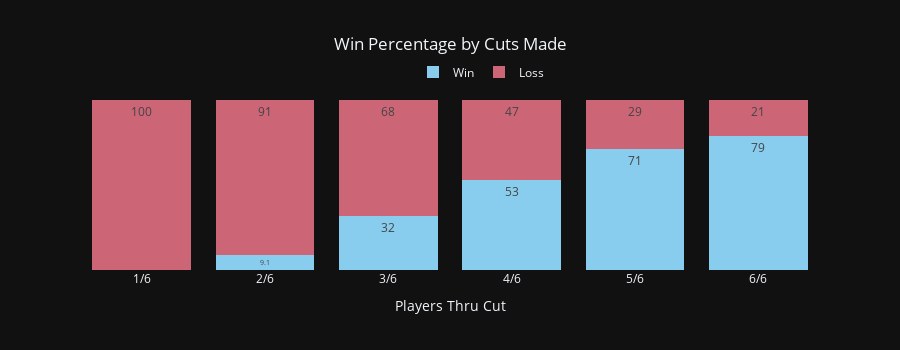

Here is the notebook cell this chart was saved with:
### Code cell
### CUTS MADE DISTRIBUTION  ###

newnames={'0':'Loss','1':'Win'}

['#B6E880', '#FF97FF']

cuts_made_hist = px.histogram(df[(df.week!=4) & (df.week!=15)].sort_values('cuts_made',ascending=False),
                    x='cuts_made',
                    text_auto='.2s',
                    title='Win Percentage by Cuts Made',
                    template='plotly_dark',
                    labels={'cuts_made':'Players Thru Cut','count':''},
                    histfunc='count',
                    barnorm='percent',
                    barmode='stack',
                    color='win_loss',
#                     color_discrete_sequence=['red', 'green'],
                    color_discrete_sequence=px.colors.qualitative.Safe,
                    height=350
                             ).update_layout(title_x=.23,legend=dict(title="",x=.45,y=1.25,orientation='h'))

cuts_made_hist.update_layout(title_x=.5, bargap=0.2)
cuts_made_hist.for_each_trace(lambda t: t.update(name = newnames[t.name],legendgroup = newnames[t.name],hovertemplate = t.hovertemplate.replace(t.name, newnames[t.name])))

cuts_made_hist.update_xaxes(tickvals = [1,2,3,4,5,6],
                            ticktext = ['1/6','2/6','3/6','4/6','5/6','6/6'])

cuts_made_hist.update_yaxes(showticklabels=False, showgrid=False,visible= False)

### Figure 1 — Plotly figure (JSON) as saved in the notebook; plotly's stock layout.template omitted (floating-point values rounded to 4 significant figures)
{"data": [{"alignmentgroup": "True", "bingroup": "x", "histfunc": "count", "hovertemplate": "win_loss=Win<br>Players Thru Cut=%{x}<br>count (normalized as percent)=%{y}<extra></extra>", "legendgroup": "Win", "marker": {"color": "rgb(136, 204, 238)", "pattern": {"shape": ""}}, "name": "Win", "offsetgroup": "1", "orientation": "v", "showlegend": true, "texttemplate": "%{value:.2s}", "type": "histogram", "x": [6, 6, 6, 6, 6, 6, 6, 6, 6, 6, 6, 6, 6, 6, 6, 5, 5, 5, 5, 5, 5, 5, 5, 5, 5, 5, 5, 5, 5, 5, 4, 4, 4, 4, 4, 4, 4, 4, 4, 4, 4, 4, 4, 4, 4, 4, 4, 3, 3, 3, 3, 3, 3, 3, 3, 2], "xaxis": "x", "yaxis": "y"}, {"alignmentgroup": "True", "bingroup": "x", "histfunc": "count", "hovertemplate": "win_loss=Loss<br>Players Thru Cut=%{x}<br>count (normalized as percent)=%{y}<extra></extra>", "legendgroup": "Loss", "marker": {"color": "rgb(204, 102, 119)", "pattern": {"shape": ""}}, "name": "Loss", "offsetgroup": "0", "orientation": "v", "showlegend": true, "texttemplate": "%{value:.2s}", "type": "histogram", "x": [6, 6, 6, 6, 5, 5, 5, 5, 5, 5, 4, 4, 4, 4, 4, 4, 4, 4, 4, 4, 4, 4, 4, 4, 4, 3, 3, 3, 3, 3, 3, 3, 3, 3, 3, 3, 3, 3, 3, 3, 3, 3, 2, 2, 2, 2, 2, 2, 2, 2, 2, 2, 1, 1, 1, 1], "xaxis": "x", "yaxis": "y"}], "layout": {"bargap": 0.2, "barmode": "stack", "barnorm": "percent", "height": 350, "legend": {"orientation": "h", "title": {"text": ""}, "tracegroupgap": 0, "x": 0.45, "y": 1.25}, "title": {"text": "Win Percentage by Cuts Made", "x": 0.5}, "xaxis": {"anchor": "y", "domain": [0, 1], "ticktext": ["1/6", "2/6", "3/6", "4/6", "5/6", "6/6"], "tickvals": [1, 2, 3, 4, 5, 6], "title": {"text": "Players Thru Cut"}}, "yaxis": {"anchor": "x", "domain": [0, 1], "showgrid": false, "showticklabels": false, "title": {"text": "count (normalized as percent)"}, "visible": false}}}
